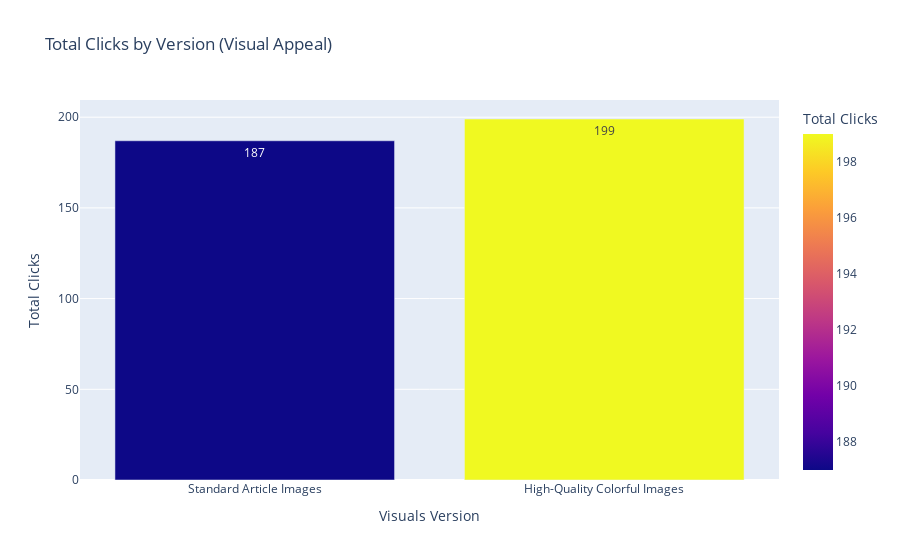

Notebook source saved alongside this figure:
### Markdown cell above
## 6.2 Total_Clicks - Visuals

### Code cell
# Create a bar chart for Total Clicks
total_clicks_fig = px.bar(
    df_visual_appeal,
    x='Version',
    y='Total_Clicks',
    title='Total Clicks by Version (Visual Appeal)',
    labels={'Total_Clicks': 'Total Clicks', 'Version': 'Visuals Version'},
    text='Total_Clicks',  # Add data labels
    color='Total_Clicks',  # Color bars based on the total clicks
    color_continuous_scale=px.colors.sequential.Plasma
)
total_clicks_fig.show()

### Figure 1 — Plotly figure (JSON) as saved in the notebook; plotly's stock layout.template omitted (floating-point values rounded to 4 significant figures)
{"data": [{"alignmentgroup": "True", "hovertemplate": "Visuals Version=%{x}<br>Total Clicks=%{marker.color}<extra></extra>", "legendgroup": "", "marker": {"color": [187, 199], "coloraxis": "coloraxis", "pattern": {"shape": ""}}, "name": "", "offsetgroup": "", "orientation": "v", "showlegend": false, "text": [187, 199], "textposition": "auto", "type": "bar", "x": ["Standard Article Images", "High-Quality Colorful Images"], "xaxis": "x", "y": [187, 199], "yaxis": "y"}], "layout": {"autosize": true, "barmode": "relative", "coloraxis": {"colorbar": {"title": {"text": "Total Clicks"}}, "colorscale": [[0, "#0d0887"], [0.1111, "#46039f"], [0.2222, "#7201a8"], [0.3333, "#9c179e"], [0.4444, "#bd3786"], [0.5556, "#d8576b"], [0.6667, "#ed7953"], [0.7778, "#fb9f3a"], [0.8889, "#fdca26"], [1, "#f0f921"]]}, "legend": {"tracegroupgap": 0}, "title": {"text": "Total Clicks by Version (Visual Appeal)"}, "xaxis": {"anchor": "y", "autorange": true, "domain": [0, 1], "range": [-0.5, 1.5], "title": {"text": "Visuals Version"}, "type": "category"}, "yaxis": {"anchor": "x", "autorange": true, "domain": [0, 1], "range": [0, 209.5], "title": {"text": "Total Clicks"}, "type": "linear"}}}
